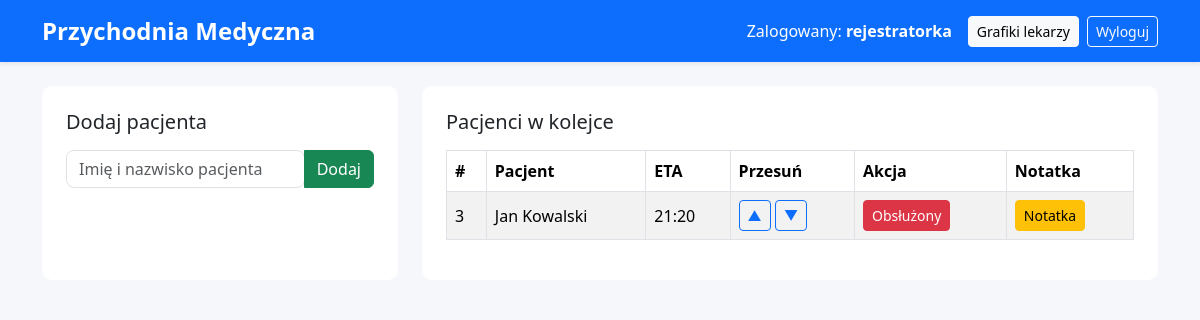
The app's page /dashboard (signed in) with its own data.
### tables this page shows
CREATE TABLE patients (
    id INTEGER PRIMARY KEY AUTOINCREMENT,
    name TEXT NOT NULL,
    status TEXT NOT NULL DEFAULT 'oczekuje',
    doctor_id INTEGER,
    position INTEGER,
    note TEXT,
    FOREIGN KEY(doctor_id) REFERENCES doctors(id)
);

### app.py (the view)
@app.route("/dashboard")
@login_required
def dashboard():
    if session.get("role") != "rejestratorka":
        flash("Brak dostępu do panelu rejestratorki", "danger")
        return redirect(url_for("doctor_panel"))
    conn = get_conn()
    patients = conn.execute(
        "SELECT * FROM patients WHERE status='oczekuje' ORDER BY position"
    ).fetchall()
    doctors_db = conn.execute(
        "SELECT * FROM doctors"
    ).fetchall()
    conn.close()
    eta_list = []
    for p in patients:
        eta_list.append({
            "id": p["id"],
            "name": p["name"],
            "position": p["position"],
            "eta": get_eta(p["position"] - 1)
        })
    return render_template(
        "dashboard.html",
        username=session.get("username"),
        patients=patients,
        doctors=doctors_db,
        eta_list=eta_list
    )

### app.py (called while the page is built)
def login_required(view):
    @wraps(view)
    def wrapper(*args, **kwargs):
        if 'user_id' not in session:
            flash("Musisz się zalogować!", "danger")
            return redirect(url_for('login'))
        return view(*args, **kwargs)
    return wrapper

def get_eta(position, avg_minutes=15):
    now = datetime.datetime.now()
    eta = now + datetime.timedelta(minutes=position * avg_minutes)
    return eta.strftime("%H:%M")

### database.py (called while the page is built)
def get_conn():
    conn = sqlite3.connect(DB_PATH)
    conn.row_factory = sqlite3.Row
    return conn

### templates/dashboard.html
{% extends "base.html" %}
{% block content %}
<div class="row g-4">
  <div class="col-md-4">
    <div class="card p-4 h-100">
      <h5 class="mb-3">Dodaj pacjenta</h5>
      <form method="post" action="{{ url_for('add_patient') }}">
        <div class="input-group mb-3">
          <input class="form-control" name="name" placeholder="Imię i nazwisko pacjenta" required>
          <button class="btn btn-success">Dodaj</button>
        </div>
      </form>
    </div>
  </div>
  <div class="col-md-8">
    <div class="card p-4">
      <h5 class="mb-3">Pacjenci w kolejce</h5>
      <table class="table table-bordered table-striped align-middle">
        <thead>
          <tr>
            <th>#</th>
            <th>Pacjent</th>
            <th>ETA</th>
            <th>Przesuń</th>
            <th>Akcja</th>
            <th>Notatka</th>
          </tr>
        </thead>
        <tbody>
          {% for p in patients %}
          <tr>
            <td>{{ p.position }}</td>
            <td>{{ p.name }}</td>
            <td>
              {% for e in eta_list %}
                {% if e.id == p.id %}
                  {{ e.eta }}
                {% endif %}
              {% endfor %}
            </td>
            <td>
              <a href="{{ url_for('move', patient_id=p.id, direction='up') }}" class="btn btn-sm btn-outline-primary">▲</a>
              <a href="{{ url_for('move', patient_id=p.id, direction='down') }}" class="btn btn-sm btn-outline-primary">▼</a>
            </td>
            <td>
              <a href="{{ url_for('mark_served', patient_id=p.id) }}" class="btn btn-sm btn-danger">Obsłużony</a>
            </td>
            <td>
              <a href="{{ url_for('note', patient_id=p.id) }}" class="btn btn-sm btn-warning">Notatka</a>
            </td>
          </tr>
          {% endfor %}
        </tbody>
      </table>
    </div>
  </div>
</div>
{% endblock %}

### static/css/style.css (style rules this page uses)
body { background: #f5f7fb; }
.card { border-radius: 10px; border: none; }
input, select, textarea { border-radius: 8px !important; }

### records on screen
patients: position "3", name "Jan Kowalski", eta "21:20"

### other values on screen
{{ username }} "rejestratorka"
